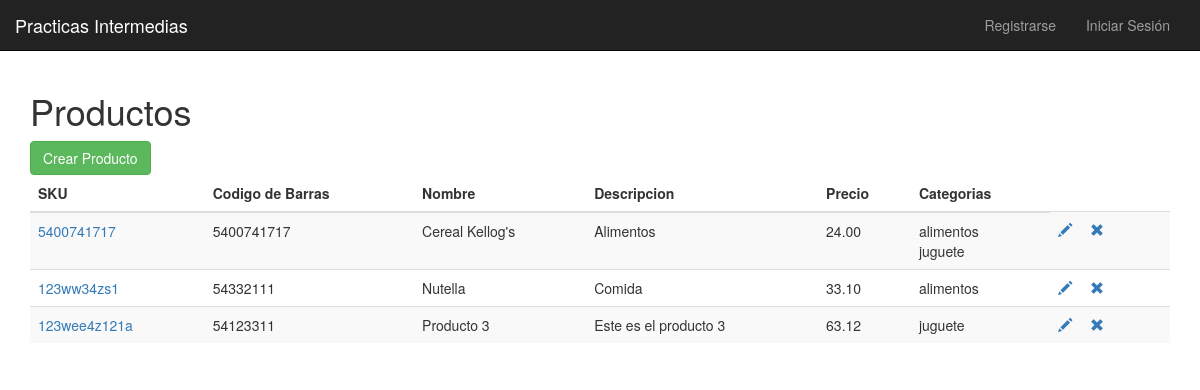
The page /productos on the database its author committed.
### sedes/models.py (models this page shows, shortened)
class Producto(models.Model):
    sku = models.CharField('SKU', max_length=50, unique=True)
    codigo_barras = models.CharField('Codigo de Barras', max_length=50)
    nombre = models.CharField(max_length=50)
    descripcion = models.CharField(max_length=500)
    precio = models.DecimalField(max_digits=12, decimal_places=2)
    categorias = models.ManyToManyField('Categoria')

class Categoria(models.Model):
    nombre = NameField('Nombre de categoria', unique=True, max_length=25)

### sedes/views.py (the view)
# urls.py: path('productos', views.ProductoList.as_view(), name='lista_productos'),
class ProductoList(ListView):
    model = Producto
    template_name = 'productos/producto_list.html'

### sedes/templates/productos/producto_list.html
{% extends '../base.html' %}
{% block body_block %}
<h1>Productos</h1>
<a class="btn btn-success" href="{% url "crear_producto" %}">Crear Producto</a>
<table class="table table-striped">
    <thead class="thead-dark">
        <tr>
            <th>SKU</th>
            <th>Codigo de Barras</th>
            <th>Nombre</th>
            <th>Descripcion</th>
            <th>Precio</th>
            <th>Categorias</th>
        </tr>
    </thead>
    <tbody class="table-hover">
        {% for producto in object_list %}
        <tr>
            <td><a href="{% url "detalle_producto"  producto.id  %}">{{ producto.sku }}</a></td>
            <td>{{ producto.codigo_barras }}</td>
            <td>{{ producto.nombre }}</td>
            <td>{{ producto.descripcion }}</td>
            <td>{{ producto.precio }}</a></td>
            <td>
                {% for categoria in producto.categorias.all %}
                    {{ categoria.nombre }}<br>
                {% endfor %}
            </td>
            <td>
                <a href="{% url "modificar_producto"  producto.id  %}"> <span class="glyphicon glyphicon-pencil">&nbsp;</span></a>
                <a href="{% url "eliminar_producto"  producto.id  %}"> <span class="glyphicon glyphicon-remove">&nbsp;</span></a>
            </td>
        </tr>
        {% endfor %}
    </tbody>
</table>
{% endblock %}

### rows shown on the page
Producto: sku "5400741717", codigo_barras "5400741717", nombre "Cereal Kellog's", descripcion "Alimentos", precio "24.00"
Categoria: nombre "alimentos"
Categoria: nombre "juguete"
Producto: sku "123ww34zs1", codigo_barras "54332111", nombre "Nutella", descripcion "Comida", precio "33.10"
Producto: sku "123wee4z121a", codigo_barras "54123311", nombre "Producto 3", descripcion "Este es el producto 3", precio "63.12"
